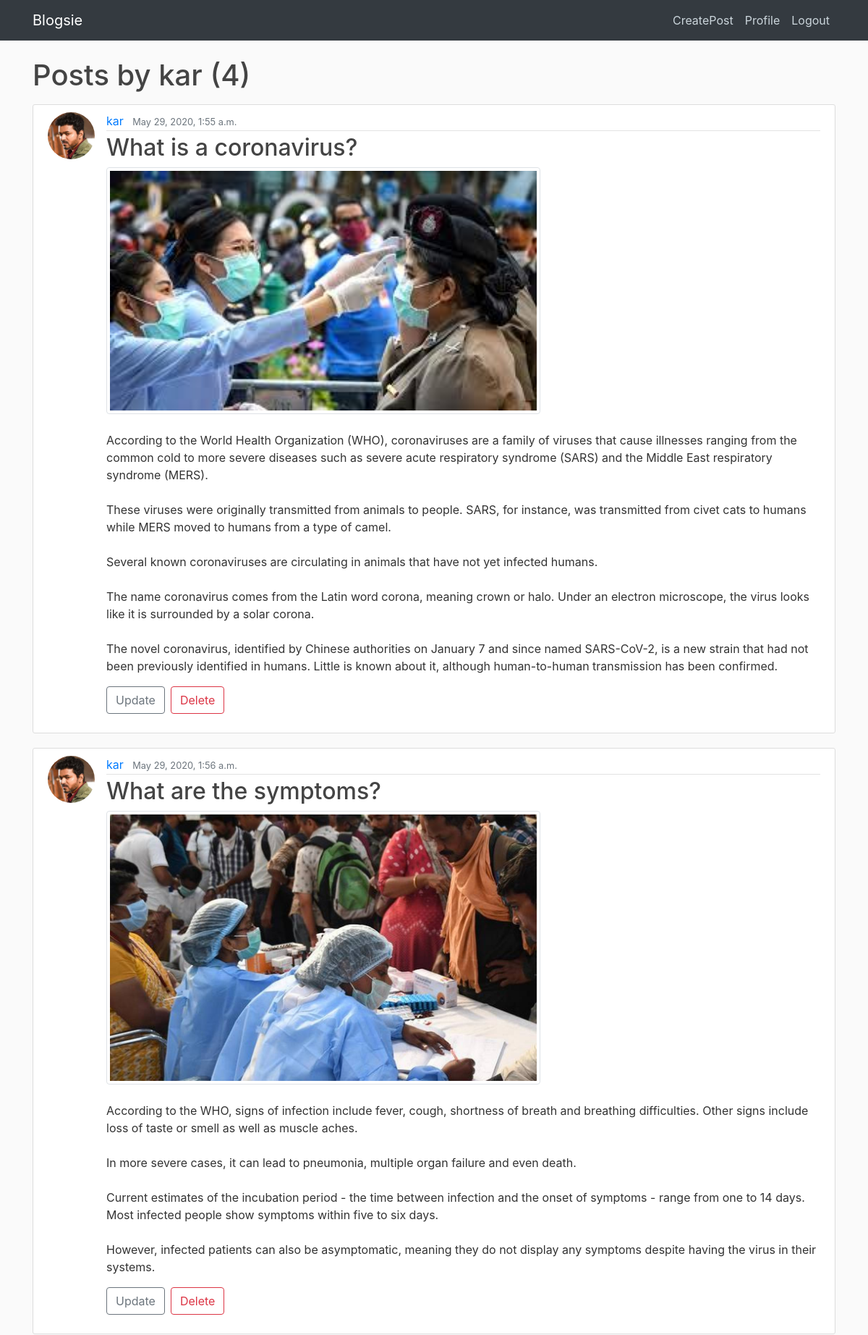
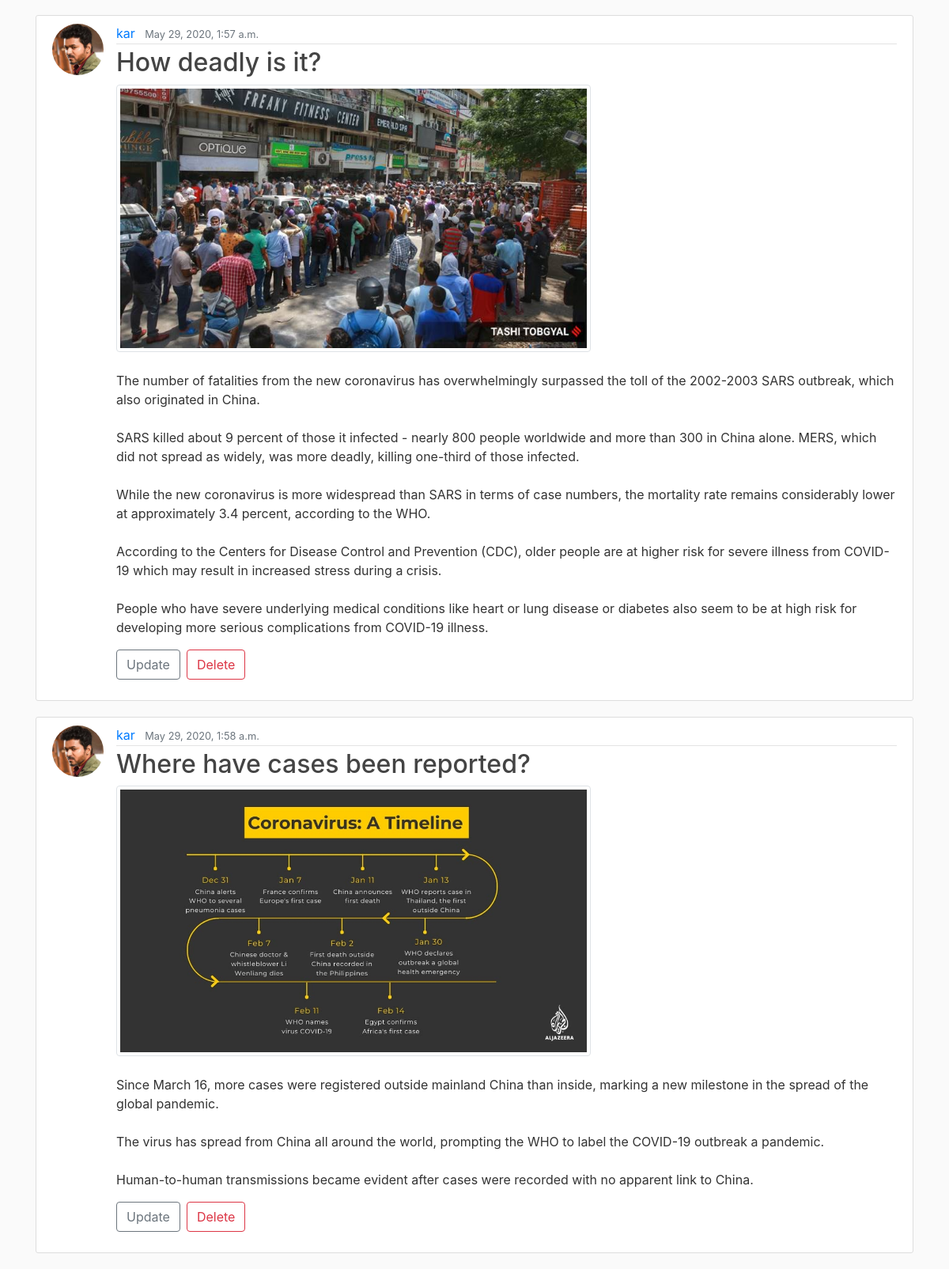
Page /user/MohanaSundar/ (signed in) on the earlier database version (2 pictures, top to bottom).
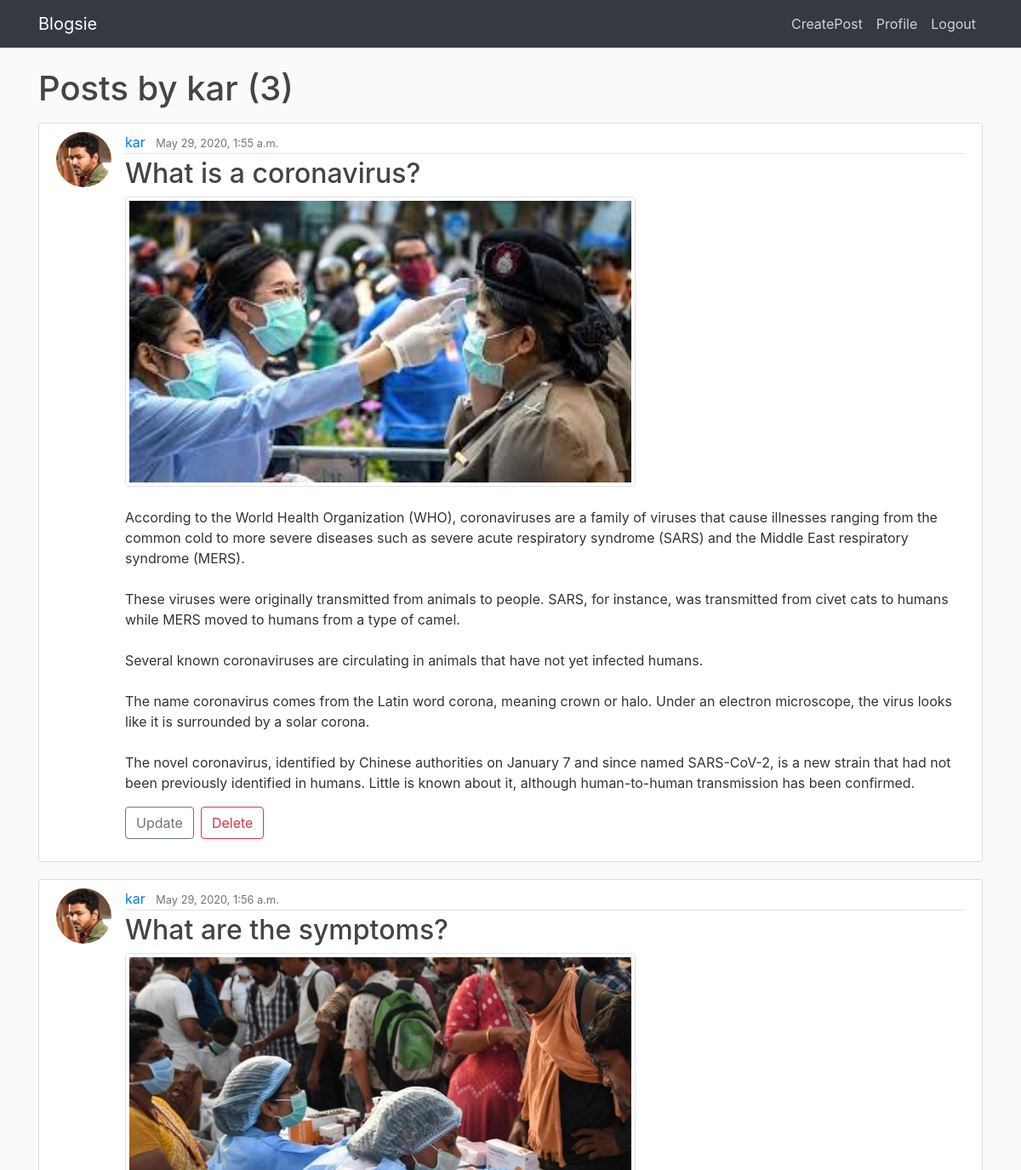
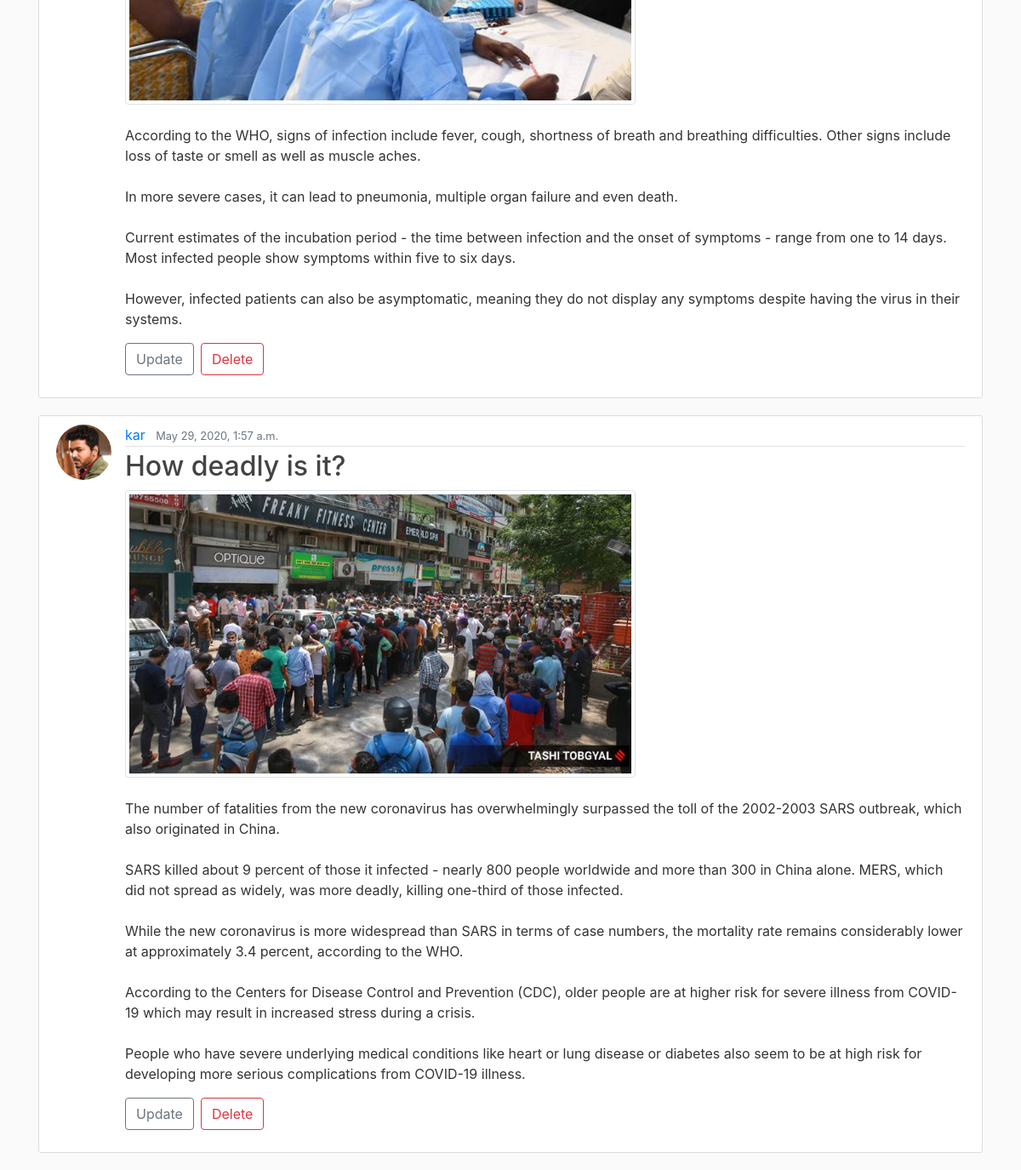
Same page on the later database version (2 pictures, top to bottom).
### blogok/models.py (models this page shows, shortened)
class Post(models.Model):
    title = models.CharField(max_length=100)
    content = models.TextField()
    date_posted = models.DateTimeField(default=timezone.now)
    author = models.ForeignKey(User, on_delete=models.CASCADE)
    image = models.ImageField(default= 'def.jpg', upload_to='image_pics')

class Profile(models.Model):
    user = models.OneToOneField(User, on_delete=models.CASCADE)
    images = models.ImageField(default='default.jpg', null=False, blank=False, upload_to='profile_pics')

### blogok/views.py (the view, shortened to what this page needs)
# urls.py: path('user/<str:username>/', UserPostListView.as_view(template_name = 'user_posts.html'), name='user-posts'),
class UserPostListView(LoginRequiredMixin, ListView,):
    model = Post
    template_name = 'user_posts.html'
    context_object_name = 'posts'
    paginate_by = 5
    def get_queryset(self):
        return super(UserPostListView, self).get_queryset().filter(author=self.request.user)

### blogok/templates/user_posts.html (shortened to what this page needs)
{% extends "base.html" %}
{% block content %}
    <h1 class="mb-3">Posts by {{ user.username }} ({{ page_obj.paginator.count }})</h1>
    {% for post in posts %}
        <article class="media content-section">
          <img class="rounded-circle article-img" src="{{ post.author.profile.images.url }}">
          <div class="media-body">
            <div class="article-metadata">
              <a class="mr-2" href="{% url 'user-posts' post.author.username %}">{{ post.author }}</a>
              <small class="text-muted">{{ post.date_posted }}</small>
            </div>
            <h2><a class="article-title" href="{% url 'post_detail' post.id %}">{{ post.title }}</a></h2>
            <img src="{{ post.image.url }}" width="600" class="img-thumbnail" alt="">
            <p class="article-content mt-4">{{ post.content }}</p>
            <div class="form-group">
              <a href="{% url 'post_update' post.id %}" class="btn btn-outline-secondary">Update</button>
              <a href="{% url 'post_delete' post.id %}" class="btn btn-outline-danger ml-2">Delete</a>
          </div>
          </div>
        </article>
    {% endfor %}
{% endblock content %}

Differences in the rows shown:
removed Post: author.profile.images (placeholder picture), author "kar", date_posted "May 29, 2020, 1:58 a.m.", title "Where have cases been reported?", image (picture), content "Since March 16, more cases were registered outside mainland China than inside, marking a new milestone in the spread of the global pandemic. The virus has spread from China all around the world, prompting the WHO to label the COVID-19 outbreak a pandemic. Human-to-human transmissions became evident after cases were recorded with no apparent link to China."
Other differences:
{{ page_obj.paginator.count }}: "4" → "3"
